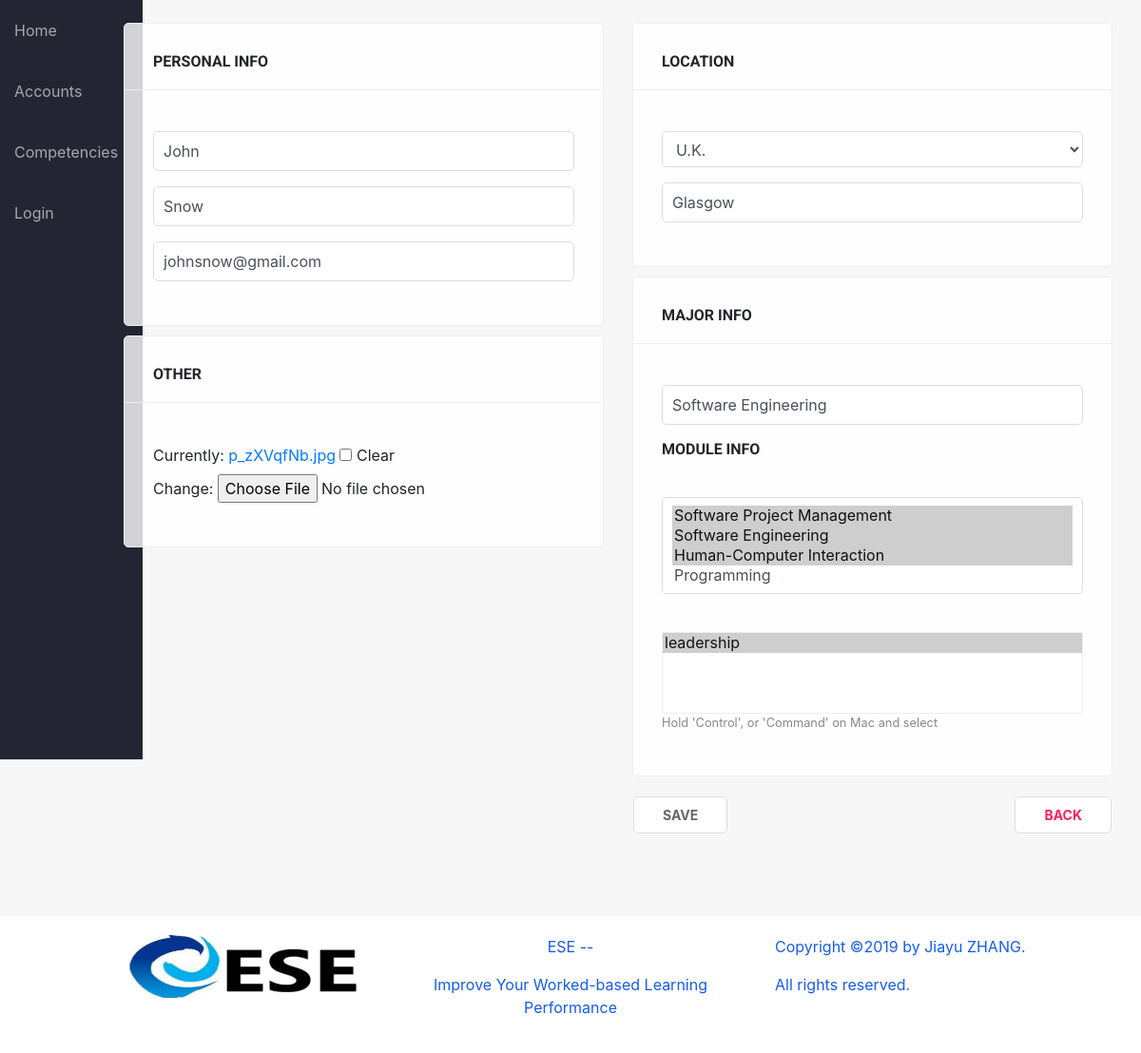
Page /profile/edit/2 on the earlier database version.
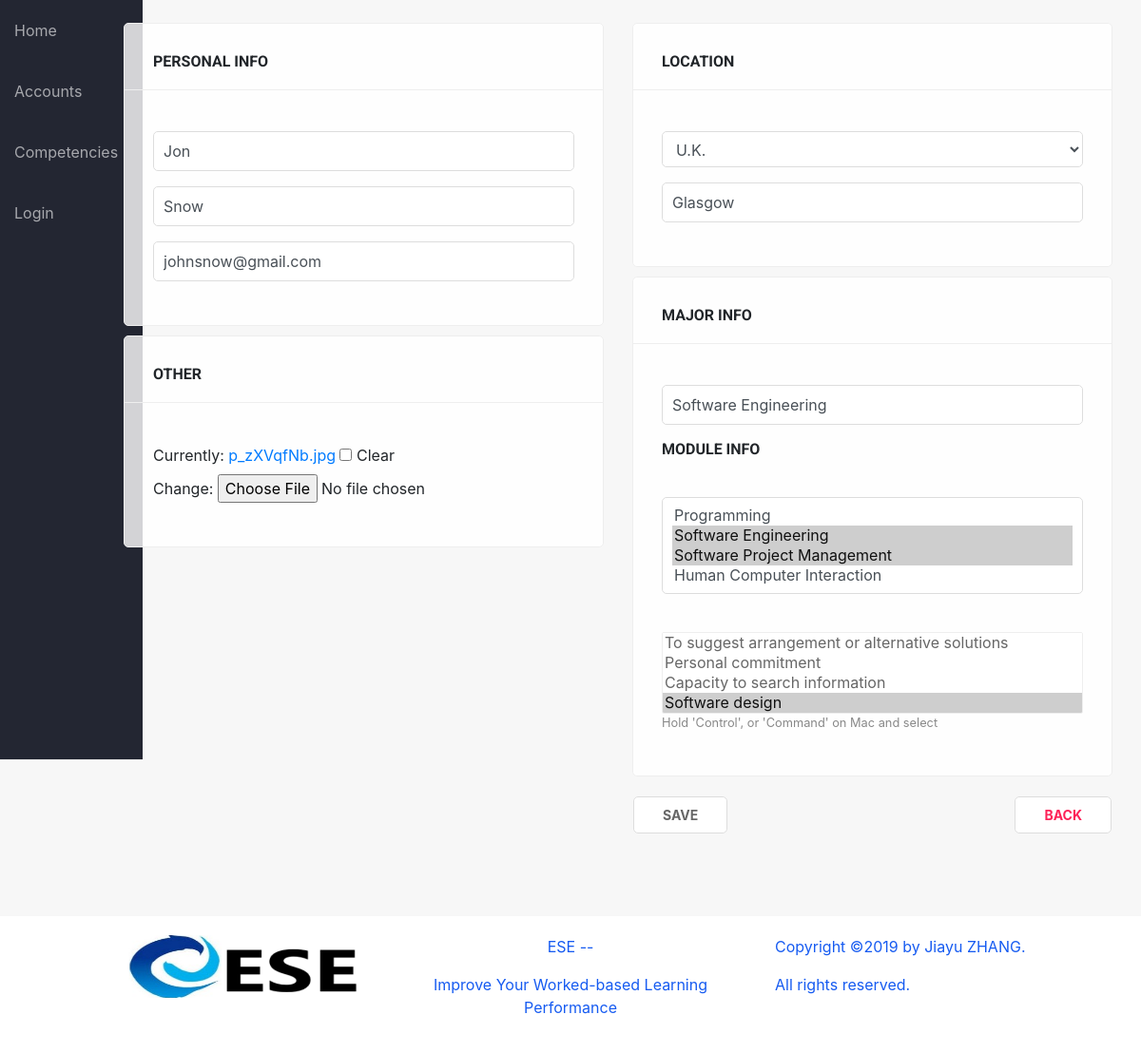
Same page on the later database version.
### ESE/models.py (models this page shows, shortened)
class Student(models.Model):
    user = models.OneToOneField(User, on_delete=models.CASCADE, null=True)
    first_name = models.CharField(max_length=100, null=True)
    last_name = models.CharField(max_length=100, null=True)
    picture = models.ImageField(null=True, blank=True, default='no-img.png')
    email = models.EmailField(max_length=100, null=True)
    major = models.CharField(max_length=100, null=True)
    country = models.ForeignKey(State, on_delete=models.SET_NULL, null=True)
    city = models.CharField(max_length=100, null=True)
    module = models.ManyToManyField(Module, related_name='module', blank=True)
    assessor = models.ManyToManyField(Competency, related_name='assessor', blank=True)
    year = models.IntegerField(choices=YEARS, default=1)
    competency = models.ManyToManyField(Competency, related_name='competency', blank=True)
    semester = models.IntegerField(choices=SEMESTER, default=1)
    level = models.CharField(max_length=100, choices=LEVELS, default=1)

### ESE/views.py (the view)
# urls.py: path('profile/edit/<int:pk>', views.user_edit, name='user_edit'),
def user_edit(request, pk):
    student = Student.objects.get(pk=pk)
    instance = get_object_or_404(Student, pk=pk)
    if request.method == 'POST':
        form = UpdateProfile(request.POST, request.FILES, instance = instance)
        if form.is_valid():
            form.save(commit=False)
            competencies = request.POST.getlist('competency')
            is_super = request.POST.get('is_super')
            if is_super:
                usr = User.objects.get(pk=student.user.pk)
                usr.is_admin = True
                usr.is_staff = True
                usr.is_superuser = True
                usr.save()
            for c in competencies:
                rating = Rating()
                usr = User.objects.get(pk=request.POST.get('user'))
                comp = Competency.objects.get(pk=c)
                if not Rating.objects.filter(competency=comp, student=usr).exists():
                    rating.student = usr
                    rating.rating = 0
                    rating.competency = comp
                    rating.save()
            existing_competencies = list(Student.objects.values_list('competency', flat=True).filter(pk=pk))
            for c in existing_competencies:
                if str(c) not in competencies:
                    Rating.objects.filter(student=User.objects.get(pk=request.POST.get('user')), competency=c).delete()
            form.save()
            return redirect('students')
    else:
        form = UpdateProfile(instance=instance, initial=({'is_super': User.objects.get(pk=student.user.pk).is_superuser}))
    return render(
        request, 'user_profile_edit.html', {'form': form, 'student': student},
    )

### ESE/forms.py
class UpdateProfile(forms.ModelForm):
    is_super = forms.BooleanField(required=False)
    class Meta:
        model = Student
        fields = ('first_name', 'last_name', 'email', 'module', 'country', 'city','picture', 'user','major', 'competency',)
    def __init__(self, *args, **kwargs):
        super().__init__(*args, **kwargs)
        self.fields['user'].widget.attrs.update({'hidden': True})
        self.fields['first_name'].widget.attrs.update({'class': 'form-control', 'placeholder': 'First Name'})
        self.fields['last_name'].widget.attrs.update({'class': 'form-control', 'placeholder': 'Last Name'})
        self.fields['email'].widget.attrs.update({'class': 'form-control', 'placeholder': 'Email'})
        self.fields['country'].widget.attrs.update({'class': 'form-control'})
        self.fields['city'].widget.attrs.update({'class': 'form-control', 'placeholder': 'City'})
        self.fields['module'].widget.attrs.update({'class': 'form-control'})
        self.fields['major'].widget.attrs.update({'class': 'form-control'})
        self.fields['competency'].widget.attrs.update({'class': 'full-width', 'required': False})

### ESE/models.py (called while the page is built)
    def __str__(self):
        return self.name

### ESE/templates/user_profile_edit.html (shortened to what this page needs)
{% extends 'base_generic.html' %}
{% block javascript %}
{% load static %}
{% endblock %}
{% block content %}
<div class="container">
        <form method="post" enctype="multipart/form-data">
            <div class="row">
                <div class="col-md-6">
                    <div class="card-box">
                        <h6>Personal info</h6><br/>
                        <div class="form-group">
                            {{ form.first_name }}
                        </div>
                        <div class="form-group">
                            {{ form.last_name }}
                        </div>
                        <div class="form-group">
                            {{ form.email }}
                        </div>
                    </div>
                    <div class="card-box">
                        <h6>Other</h6><br/>
                        <div class="form-group">
                            {{ form.picture }}
                        </div>
                    </div>
                </div>
                <div class="col-md-6">
                    <div class="card-box">
                        <h6>Location</h6><br/>
                        <div class="form-group">
                            {{ form.country }}
                        </div>
                        <div class="form-group">
                            {{ form.city }}
                        </div>
                    </div>
                    <div class="card-box">
                        <h6>Major Info</h6><br/>
                        <div class="form-group">
                            {{ form.major }}
                        </div>
                        <div class="form-group position-relative">
                            <div class="form-group">
                                <h6>Module info</h6>
                                {{ form.module }}<br/>
                            </div>
                            {{ form.competency }}<br/>
                            <small class="faded">Hold 'Control', or 'Command' on Mac and select</small>
                        </div>
                    </div>
                    <div class="empty-box">
                        <button type="submit" class="btn btn-primary">Save</button>
                        <a class="btn btn-danger" href="{% url 'student_detail' pk=student.pk %}">Back</a>
                    </div>
                </div>
            </div>
        </form>
</div>
{% endblock %}

Differences in the rows shown:
changed Student "Snow": first_name "John" → "Jon"
Other differences:
form field module: "Software Project Management ☑ / Software Engineering ☑ / Human-Computer Interaction ☑ / Programming" → "Programming / Software Engineering ☑ / Software Project Management ☑ / Human Computer Interaction"
form field competency: "leadership ☑" → "To suggest arrangement or alternative solutions / Personal commitment / Capacity to search information / Software design ☑"
